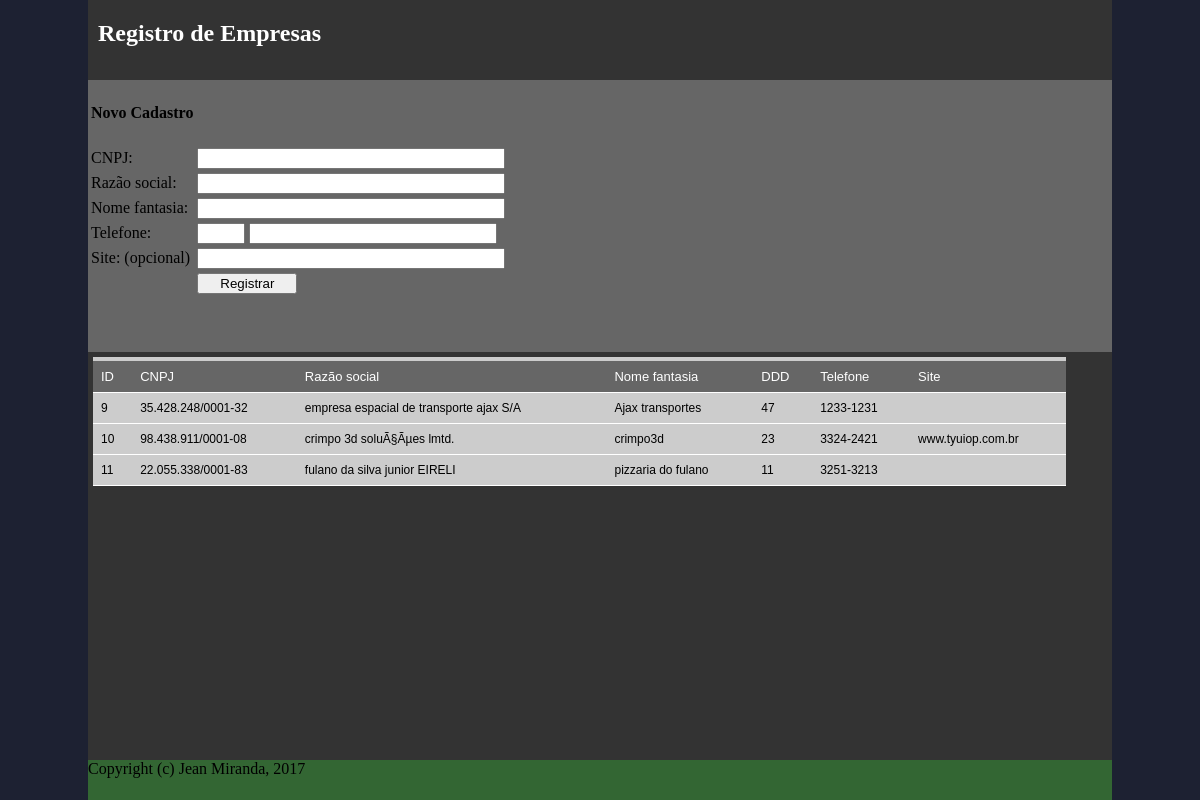
The page / on the database its author committed.
### tables this page shows
CREATE TABLE `empresas` (
  `id` int(6) unsigned NOT NULL AUTO_INCREMENT,
  `cnpj` varchar(20) NOT NULL,
  `socialName` varchar(200) NOT NULL,
  `fancyName` varchar(200) NOT NULL,
  `ddd` int(3) NOT NULL,
  `phoneNumber` varchar(10) NOT NULL,
  `website` varchar(255) DEFAULT '',
  PRIMARY KEY (`id`)
);

### index.php (called while the page is built, shortened)
<?php
$key = (isset($_GET['key']) ? $_GET['key'] : 'home/');
$splitKey=explode("/",$key);
$modulo=$splitKey[0];
$action    =($splitKey[1]==NULL ? 'index' : $splitKey[1]);
if(count($splitKey)>2)
$arg=$splitKey[2];
else
$arg = '';
require_once(__DIR__.'/_core/mysql/Mysql_con.class.php');
require_once(__DIR__.'/_core/mysql/MySql.class.php');
require_once(__DIR__.'/_core/view.class.php');
require_once(__DIR__.'/_core/model.class.php');
require_once("./".$modulo.".m/".$modulo.'View.class.php');
$app=new $modulo2();
$app->$action($arg);

### _core/mysql/Mysql_con.class.php (called while the page is built, shortened)
<?php
class Mysql_con
{
	protected $host = "localhost";
	protected $user = "root";
	protected $senha = "insira_senha";
	public function conectar($database=null)
    	{
	$this->link = mysqli_connect($this->host, $this->user, $this->senha, $database);
    	}
}

### _core/mysql/MySql.class.php (called while the page is built, shortened)
<?php
class MySql extends Mysql_con
{
	var $tabela;
	var $busca_dados;
	var $coluna;
	var $query = NULL;
	function AntiSqlInjection($var){
    	return $var;
    	}
	function Buscar(){
		$this->tabela=$this->AntiSqlInjection($this->tabela);
		if(!isset($this->busca_dados) && !isset($this->query)){
		$this->busca=$this->link->query("SELECT * FROM ".$this->tabela) or die ($this->link->connect_error);
		}else if(isset($this->busca_dados)){
		$this->busca=$this->link->query("SELECT * FROM $this->tabela WHERE $this->coluna ='$this->busca_dados'") or die ($this->query->connect_error);
		unset($this->busca_dados);
		}else if(isset($this->query)){
		$this->busca=$this->link->query($this->query);
		unset($this->query);
		}
	}
}

### _core/view.class.php (the view, shortened to what this page needs)
<?php
class View
{
  var $content;
  function BeginForm(array $values){
	  $this->content.='<form action="'.$values["action"].'" method="'.$values["method"].'" name="'.$values["name"].'" style="'.$values["style"].'">';
  }
  function EndForm(){
	  $this->content.='</form>';
  }
  function BeginTable(){
	  $this->content.='<table>';
  }
  function EndTable(){
	  $this->content.='</table>';
  }
  function DesenhaTabela($header,$tbody,$id){
      $content="<div id=$id>";
	  $cols=count($header);
	  $content.="<table id=box-table-a><thead><tr>";
      for($i=0;$i<$cols;$i++){
      $content.="<th>".$header[$i]."</th>";
	  }
      $content.="</tr></thead><tbody>";
	  $i=$l=0;
     for($i=0;$i<count($tbody)/$cols;$i++){
		$content.="<tr id=\"".$tbody[$l]."\" onclick=\"openLink(this)\">";
	  for($j=0;$j<$cols;$j++){
      $content.="<td>".$tbody[$l]."</td>";
	  $l++;
      }
	   $content.="</tr>";
	  }
      $content.="</tbody></table>";
	  $content.="</div>";
	  return $content;
  }
}

### home.m/homeController.class.php (shortened to what this page needs)
<?php
class homeController extends Controller{
	private $model;
	private $view;
	public function __construct(){
		$this->model=new homeModel();
		$this->view=new homeView();
     	}
	public function index($arg){
	if($arg==""){
		$this->model->tabela="empresas";
		$this->model->Buscar();
		$this->view->mostrarIndex($this->model->header, $this->model->tbody);
	}
	}
}

### home.m/homeView.class.php (shortened to what this page needs)
<?php
class homeView extends View
{
    public function mostrarIndex($header, $tbody){
	$arg["action"]="#";
	$arg["method"]="POST";
	$arg["name"]="registro";
	$arg["style"]="position:relative;float:left;width:40%";
	$this->BeginForm($arg);
	$this->BeginTable();
	$this->content.='
		<input type="hidden" name="id" id="id" value=0 />
		<tr><td><h4>Novo Cadastro</h4></td><td></td></tr>
		<tr><td>CNPJ:</td><td><input type="text" id="cnpj" name="cnpj" style="width:300px;" /></td></tr>
		<tr><td>Razão social:</td><td><input type="text" id="socialName" name="socialName" style="width:300px;" maxlength="200" /></td></tr>
		<tr><td>Nome fantasia:</td><td><input type="text" id="fancyName" name="fancyName" style="width:300px;" maxlength="200" /></td></tr>
		<tr><td>Telefone:</td><td><input type="text" id="ddd" name="ddd" style="width:40px;" />
			<input type="text" id="phoneNumber" name="phoneNumber" style="width:240px;" /></td></tr>
		<tr><td>Site: (opcional)</td><td><input type="text" id="website" name="website" style="width:300px;" maxlength="255" /></td></tr>
		<tr><td></td><td>
<button style="width:100px" id="del">Deletar</button>
<button style="width:100px" id="upd">Atualizar</button>
<button style="width:100px" id="reg">Registrar</button>
		</td></tr>';
	$this->EndTable();
	$this->EndForm();
	$this->content.='<b><p id="aviso" name="aviso" style="position:relative;color:red;float:left;width:40%"></p></b>';
	$header[0] = "ID";
	$header[1] = "CNPJ";
	$header[2] = "Razão social";
	$header[3] = "Nome fantasia";
	$header[4] = "DDD";
	$header[5] = "Telefone";
	$header[6] = "Site";
	if(isset($tbody))
		$this->content2=$this->DesenhaTabela($header, $tbody, "registros");
	else
		$this->content2="<p>Sem registros no banco de dados.<br>Comece cadastrando um novo registro no formulario acima.</p>";
  }
}

### _public/css/layout.css (style rules this page uses)
html, body { width:100%; height:100%; margin: 0; padding: 0; background-color:#1d2132; }
.container { width:1024px;; height:100%; margin:0 auto; background-color:#260A0A; }
.header { position:relative; float:left; width:100%; height:10%; background-color:#333; }
.content { position:relative; float:left; width:100%; height:85%; background-color:#363; }
.rodape { position:relative; float:left; width:100%; height:5%; background-color:#363; }
.post1 { overflow: auto; overflow-y: scroll; margin: 0 auto; white-space: nowrap; background-color:#666; position:relative; float:left; height:40%; width:100%; }
.post2 { overflow-y:auto; display:inline; position:relative; float:left; width:100%; background-color:#333; color:#FFF; height:60%; }
#box-table-a { font-family: "Lucida Sans Unicode", "Lucida Grande", Sans-Serif; font-size: 12px; margin: 5px; width: 95%; text-align: left; border-collapse: collapse; }
#box-table-a th { font-size: 13px; font-weight: normal; padding: 8px; background: #666; border-top: 4px solid #CCC; border-bottom: 1px solid #fff; color: #FFF; }
#box-table-a td { padding: 8px; background: #CCC; border-bottom: 1px solid #fff; color: #000; border-top: 1px solid transparent; }

### rows shown on the page
empresas: id "10", cnpj "98.438.911/0001-08", socialName "crimpo 3d soluÃ§Ãµes lmtd.", fancyName "crimpo3d", ddd "23", phoneNumber "3324-2421", website "www.tyuiop.com.br"

### other values the page prints
$header[$i] "ID"
$header[$i] "CNPJ"
$header[$i] "Razão social"
$header[$i] "Nome fantasia"
$header[$i] "DDD"
$header[$i] "Telefone"
$header[$i] "Site"
$tbody[$l] "9"
$tbody[$l] "35.428.248/0001-32"
$tbody[$l] "empresa espacial de transporte ajax S/A"
$tbody[$l] "Ajax transportes"
$tbody[$l] "47"
$tbody[$l] "1233-1231"
$tbody[$l] "11"
$tbody[$l] "22.055.338/0001-83"
